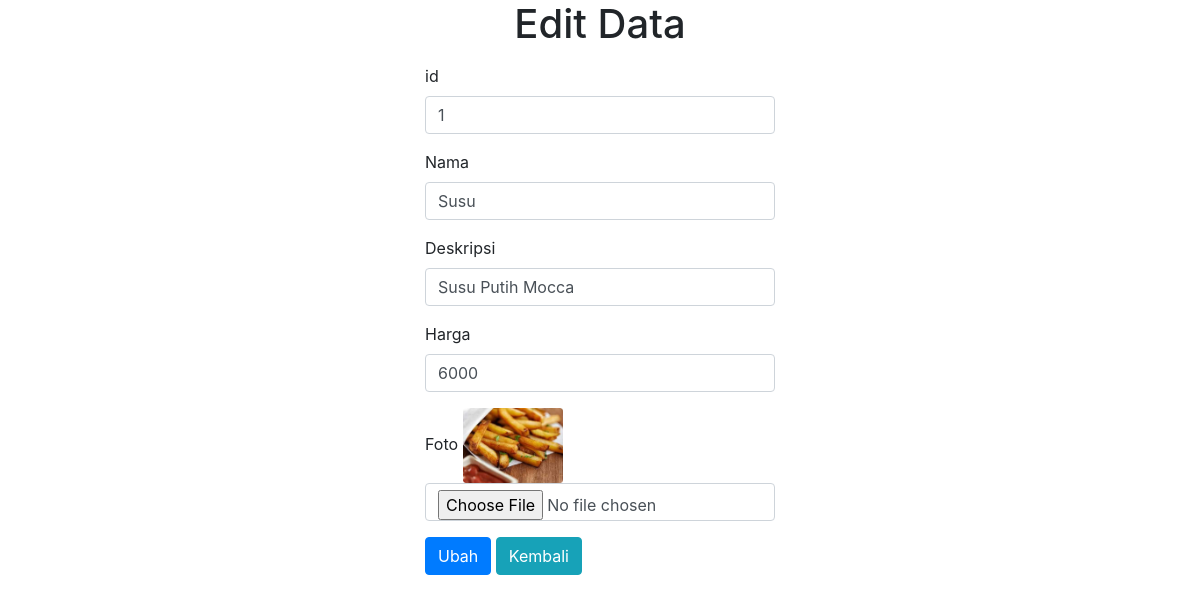
/admin/edit.php?id=1 (signed in), run on the app's committed database.
### tables this page shows
CREATE TABLE `barang` (
  `id` int(11) NOT NULL,
  `nm_barang` varchar(30) NOT NULL,
  `deskripsi` varchar(40) NOT NULL,
  `foto` text NOT NULL,
  `harga` int(6) NOT NULL
);

### koneksi/koneksi.php (called while the page is built, shortened)
<?php
class Database {
	private $host = "localhost";
	private $user = "root";
	private $pass = "fay";
	private $dbname = "hore";
	function __construct() {
		$this->con = new Mysqli($this->host, $this->user, $this->pass, $this->dbname);
	}
}
include_once 'barang.class.php';

### koneksi/barang.class.php (called while the page is built, shortened)
<?php
class Barang extends Database {
	function ambil($barang_id){
		$q = $this->con->query("
			SELECT * FROM barang WHERE id = '{$barang_id}'");
		if ($q->num_rows > 0) {
			return $q->fetch_object();
		} else {
			return FALSE;
		}
	}
}

### admin/edit.php (the view, shortened to what this page needs)
<?php
include '../koneksi/koneksi.php';
$brg = new Barang();
$data = $brg->ambil($_GET['id']);
?><!doctype html>
<html lang="en">
<head>
   <link rel="stylesheet" type="text/css" href="css/bootstrap.min.css">
</head>
<body>
   <div class="container">
      <h1 class="text-center mb-3">Edit Data</h1>
      <div class="row justify-content-center">
         <div class="col-md-4">
            <form action="edit.php?id=<?php echo $data->id ?>" enctype="multipart/form-data" method="post">
               <div class="form-group">
                  <label>id</label>
                  <input type="text" class="form-control" name="id" value="<?php echo $data->id ?>">
               </div>
               <div class="form-group">
                  <label>Nama</label>
                  <input type="text" class="form-control" name="nama" value="<?php echo $data->nm_barang ?>">
               </div>
               <div class="form-group">
                  <label>Deskripsi</label>
                  <input type="text" class="form-control" name="desc" value="<?php echo $data->deskripsi ?>">
               </div>
               <div class="form-group">
                  <label>Harga</label>
                  <input type="number" class="form-control" name="harga" value="<?php echo $data->harga ?>">
               </div>
               <div class="form-group">
                  <label>Foto</label>
                  <img src="../foto/<?php echo $data->foto ?>" alt="Foto" width="100">
                  <input type="file" class="form-control" name="foto">
               </div>
               <div class="form-group">
                  <button class="btn btn-primary" name="aksi" value="ubah" type="submit">Ubah</button>
                  <a class="btn btn-info" href="index.php">Kembali</a>
               </div>
            </form>
         </div>
      </div>
   </div>
</body>
</html>

### data on the page
barang: id "1", nama "Susu", desc "Susu Putih Mocca", harga "6000", foto (picture)
